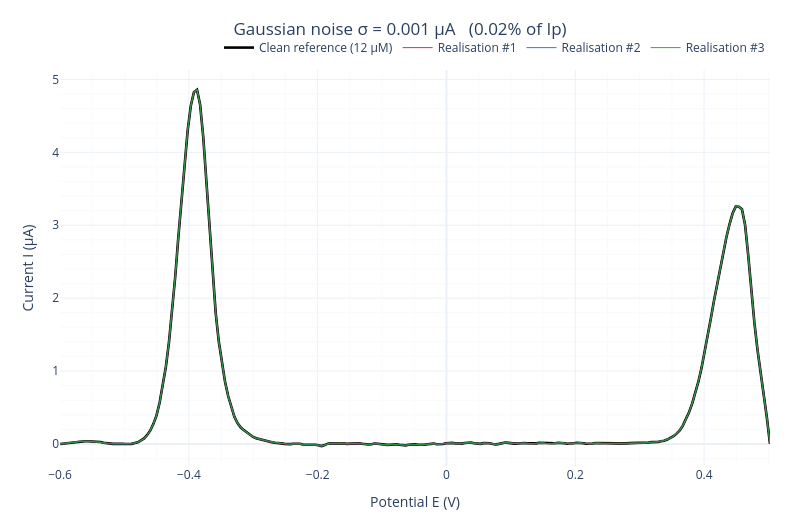
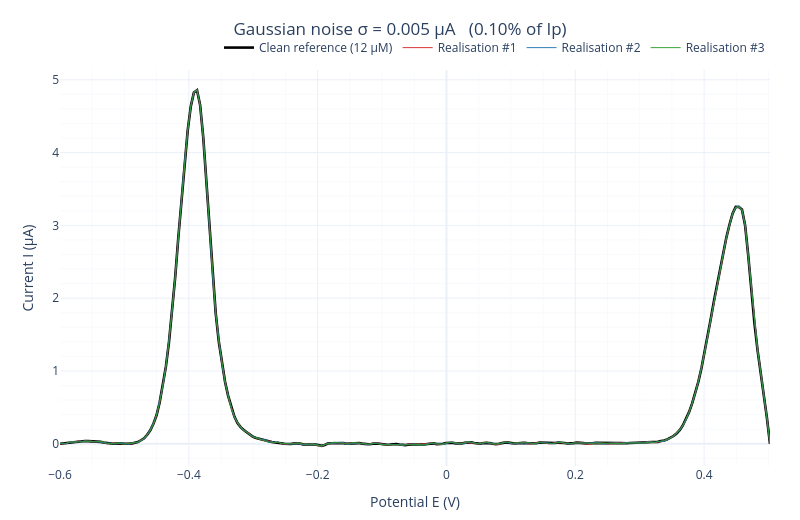
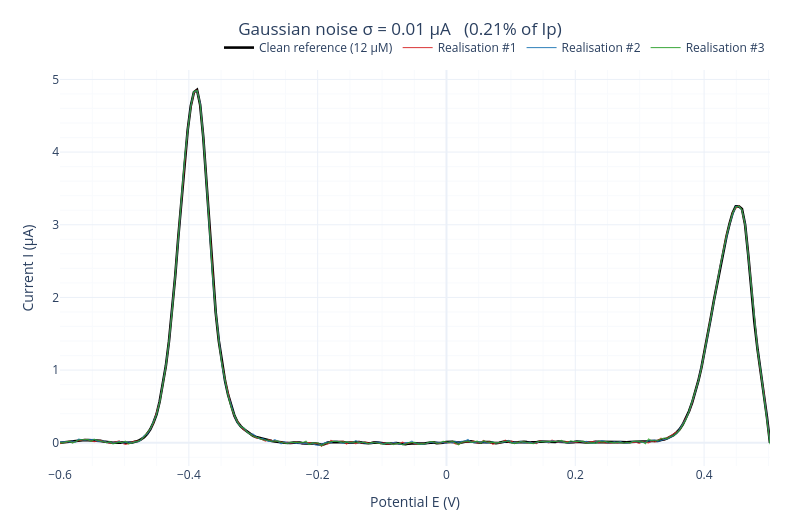
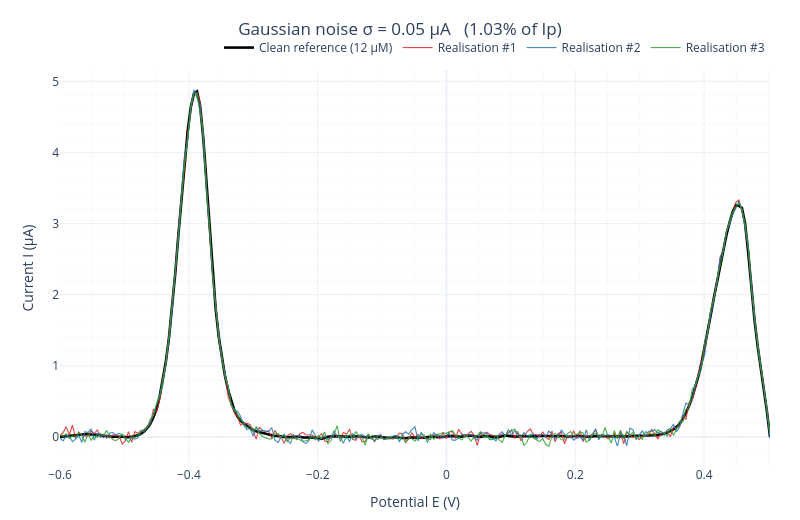

Notebook code for these charts, in order:
### Markdown cell above
### Inspection - Gaussian Noise

White noise with sigma = 0.001 uA simulates instrument-level current fluctuations. We overlay several stochastic realizations on the 10 uM base curve to confirm the noise is small enough not to corrupt the Faradaic peak. The residual panel (augmented - original) shows the noise alone.

### Code cell
def build_noise_impact_figure(noise_sigma_uA: float, num_realisations: int = 3) -> go.Figure:
    """One isolated figure showing the clean reference and `num_realisations`
    noisy versions at the requested σ."""
    saved_state = np.random.get_state()
    np.random.seed(int(noise_sigma_uA * 1e6) % (2**31))  # deterministic per σ

    figure = go.Figure()

    # Clean reference - thick black
    figure.add_trace(go.Scatter(
        x=potential_grid_V, y=reference_clean_signal_at_12uM,
        mode='lines', name='Clean reference (12 µM)',
        line=dict(color='black', width=2.6),
    ))

    # Coloured realisations
    palette = ['#d62728', '#1f77b4', '#2ca02c', '#ff7f0e', '#9467bd']
    for realisation_index in range(num_realisations):
        noisy_curve = apply_gaussian_instrument_noise(
            reference_clean_signal_at_12uM, noise_sigma_uA
        )
        figure.add_trace(go.Scatter(
            x=potential_grid_V, y=noisy_curve,
            mode='lines', name=f'Realisation #{realisation_index + 1}',
            line=dict(color=palette[realisation_index % len(palette)], width=1.1),
            opacity=0.85,
        ))

    sigma_percent_of_peak = 100 * noise_sigma_uA / reference_Ip
    apply_default_plotly_layout(
        figure,
        title_text=(f'Gaussian noise σ = {noise_sigma_uA} µA   '
                    f'({sigma_percent_of_peak:.2f}% of Ip)'),
    )
    np.random.set_state(saved_state)
    return figure


# Render one separate figure per noise level
for noise_sigma_uA in NOISE_LEVELS_TO_SWEEP_uA:
    build_noise_impact_figure(noise_sigma_uA, num_realisations=3).show()

### Figure 1 — Plotly figure (JSON) as saved in the notebook; plotly's stock layout.template omitted (floating-point values rounded to 4 significant figures; data arrays with more than 128 entries replaced by an {"elided": "..."} marker saying what was removed)
{"data": [{"line": {"color": "black", "width": 2.6}, "mode": "lines", "name": "Clean reference (12 µM)", "type": "scatter", "x": {"elided": "229 float values"}, "y": {"elided": "229 float values"}}, {"line": {"color": "#d62728", "width": 1.1}, "mode": "lines", "name": "Realisation #1", "opacity": 0.85, "type": "scatter", "x": {"elided": "229 float values"}, "y": {"elided": "229 float values"}}, {"line": {"color": "#1f77b4", "width": 1.1}, "mode": "lines", "name": "Realisation #2", "opacity": 0.85, "type": "scatter", "x": {"elided": "229 float values"}, "y": {"elided": "229 float values"}}, {"line": {"color": "#2ca02c", "width": 1.1}, "mode": "lines", "name": "Realisation #3", "opacity": 0.85, "type": "scatter", "x": {"elided": "229 float values"}, "y": {"elided": "229 float values"}}], "layout": {"height": 520, "legend": {"orientation": "h", "x": 1, "xanchor": "right", "y": 1.02, "yanchor": "bottom"}, "margin": {"b": 50, "l": 60, "r": 30, "t": 70}, "title": {"text": "Gaussian noise σ = 0.001 µA   (0.02% of Ip)", "x": 0.5, "xanchor": "center"}, "width": 800, "xaxis": {"minor": {"showgrid": true}, "showgrid": true, "title": {"text": "Potential E (V)"}}, "yaxis": {"minor": {"showgrid": true}, "showgrid": true, "title": {"text": "Current I (µA)"}}}}

### Figure 2 — Plotly figure (JSON) as saved in the notebook; plotly's stock layout.template omitted (floating-point values rounded to 4 significant figures; data arrays with more than 128 entries replaced by an {"elided": "..."} marker saying what was removed)
{"data": [{"line": {"color": "black", "width": 2.6}, "mode": "lines", "name": "Clean reference (12 µM)", "type": "scatter", "x": {"elided": "229 float values"}, "y": {"elided": "229 float values"}}, {"line": {"color": "#d62728", "width": 1.1}, "mode": "lines", "name": "Realisation #1", "opacity": 0.85, "type": "scatter", "x": {"elided": "229 float values"}, "y": {"elided": "229 float values"}}, {"line": {"color": "#1f77b4", "width": 1.1}, "mode": "lines", "name": "Realisation #2", "opacity": 0.85, "type": "scatter", "x": {"elided": "229 float values"}, "y": {"elided": "229 float values"}}, {"line": {"color": "#2ca02c", "width": 1.1}, "mode": "lines", "name": "Realisation #3", "opacity": 0.85, "type": "scatter", "x": {"elided": "229 float values"}, "y": {"elided": "229 float values"}}], "layout": {"height": 520, "legend": {"orientation": "h", "x": 1, "xanchor": "right", "y": 1.02, "yanchor": "bottom"}, "margin": {"b": 50, "l": 60, "r": 30, "t": 70}, "title": {"text": "Gaussian noise σ = 0.005 µA   (0.10% of Ip)", "x": 0.5, "xanchor": "center"}, "width": 800, "xaxis": {"minor": {"showgrid": true}, "showgrid": true, "title": {"text": "Potential E (V)"}}, "yaxis": {"minor": {"showgrid": true}, "showgrid": true, "title": {"text": "Current I (µA)"}}}}

### Figure 3 — Plotly figure (JSON) as saved in the notebook; plotly's stock layout.template omitted (floating-point values rounded to 4 significant figures; data arrays with more than 128 entries replaced by an {"elided": "..."} marker saying what was removed)
{"data": [{"line": {"color": "black", "width": 2.6}, "mode": "lines", "name": "Clean reference (12 µM)", "type": "scatter", "x": {"elided": "229 float values"}, "y": {"elided": "229 float values"}}, {"line": {"color": "#d62728", "width": 1.1}, "mode": "lines", "name": "Realisation #1", "opacity": 0.85, "type": "scatter", "x": {"elided": "229 float values"}, "y": {"elided": "229 float values"}}, {"line": {"color": "#1f77b4", "width": 1.1}, "mode": "lines", "name": "Realisation #2", "opacity": 0.85, "type": "scatter", "x": {"elided": "229 float values"}, "y": {"elided": "229 float values"}}, {"line": {"color": "#2ca02c", "width": 1.1}, "mode": "lines", "name": "Realisation #3", "opacity": 0.85, "type": "scatter", "x": {"elided": "229 float values"}, "y": {"elided": "229 float values"}}], "layout": {"height": 520, "legend": {"orientation": "h", "x": 1, "xanchor": "right", "y": 1.02, "yanchor": "bottom"}, "margin": {"b": 50, "l": 60, "r": 30, "t": 70}, "title": {"text": "Gaussian noise σ = 0.01 µA   (0.21% of Ip)", "x": 0.5, "xanchor": "center"}, "width": 800, "xaxis": {"minor": {"showgrid": true}, "showgrid": true, "title": {"text": "Potential E (V)"}}, "yaxis": {"minor": {"showgrid": true}, "showgrid": true, "title": {"text": "Current I (µA)"}}}}

### Figure 4 — Plotly figure (JSON) as saved in the notebook; plotly's stock layout.template omitted (floating-point values rounded to 4 significant figures; data arrays with more than 128 entries replaced by an {"elided": "..."} marker saying what was removed)
{"data": [{"line": {"color": "black", "width": 2.6}, "mode": "lines", "name": "Clean reference (12 µM)", "type": "scatter", "x": {"elided": "229 float values"}, "y": {"elided": "229 float values"}}, {"line": {"color": "#d62728", "width": 1.1}, "mode": "lines", "name": "Realisation #1", "opacity": 0.85, "type": "scatter", "x": {"elided": "229 float values"}, "y": {"elided": "229 float values"}}, {"line": {"color": "#1f77b4", "width": 1.1}, "mode": "lines", "name": "Realisation #2", "opacity": 0.85, "type": "scatter", "x": {"elided": "229 float values"}, "y": {"elided": "229 float values"}}, {"line": {"color": "#2ca02c", "width": 1.1}, "mode": "lines", "name": "Realisation #3", "opacity": 0.85, "type": "scatter", "x": {"elided": "229 float values"}, "y": {"elided": "229 float values"}}], "layout": {"height": 520, "legend": {"orientation": "h", "x": 1, "xanchor": "right", "y": 1.02, "yanchor": "bottom"}, "margin": {"b": 50, "l": 60, "r": 30, "t": 70}, "title": {"text": "Gaussian noise σ = 0.05 µA   (1.03% of Ip)", "x": 0.5, "xanchor": "center"}, "width": 800, "xaxis": {"minor": {"showgrid": true}, "showgrid": true, "title": {"text": "Potential E (V)"}}, "yaxis": {"minor": {"showgrid": true}, "showgrid": true, "title": {"text": "Current I (µA)"}}}}
